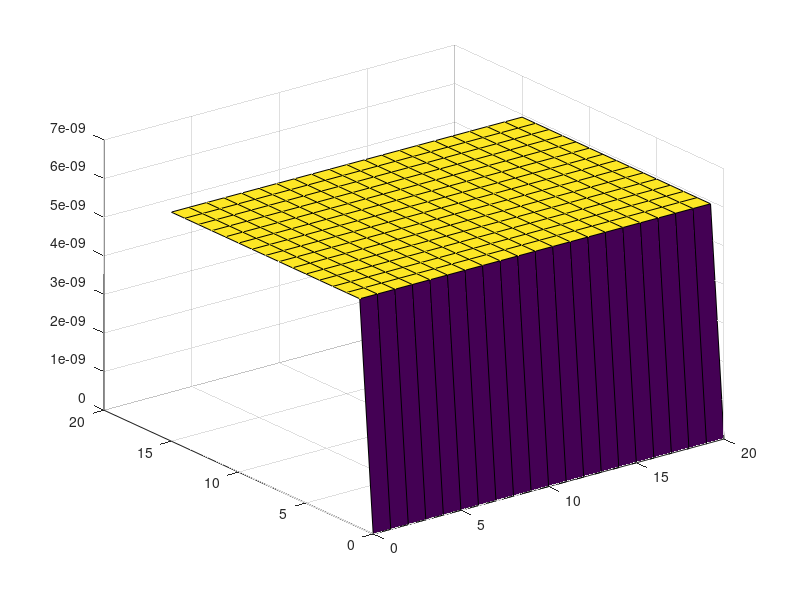

Write the MATLAB code that produced this figure.
x=0:1:20;y=0:1:15
[X Y]=meshgrid(x,y);
Q=atan((1609621605679839*Y)/4611686018427387904);
T =(1609621605679839*X)/31709018399331233792;
U=(884898835882229292997804032*atan((1609621605679839*Y)/4611686018427387904))./((52056435699881628425312815446547*Y)+eps);
 
surf(X,Y,U)